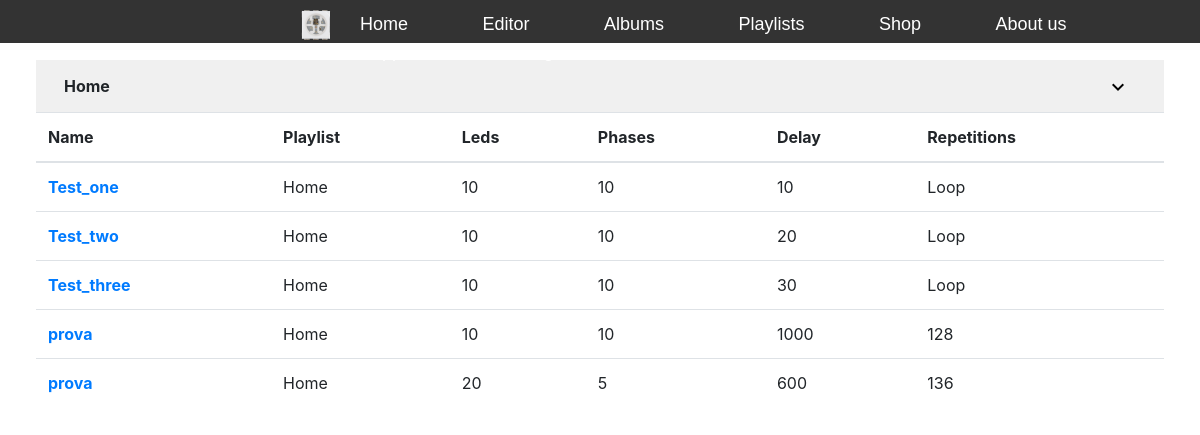
/home/animation_album.php (signed in), run on an earlier commit of the app's database.
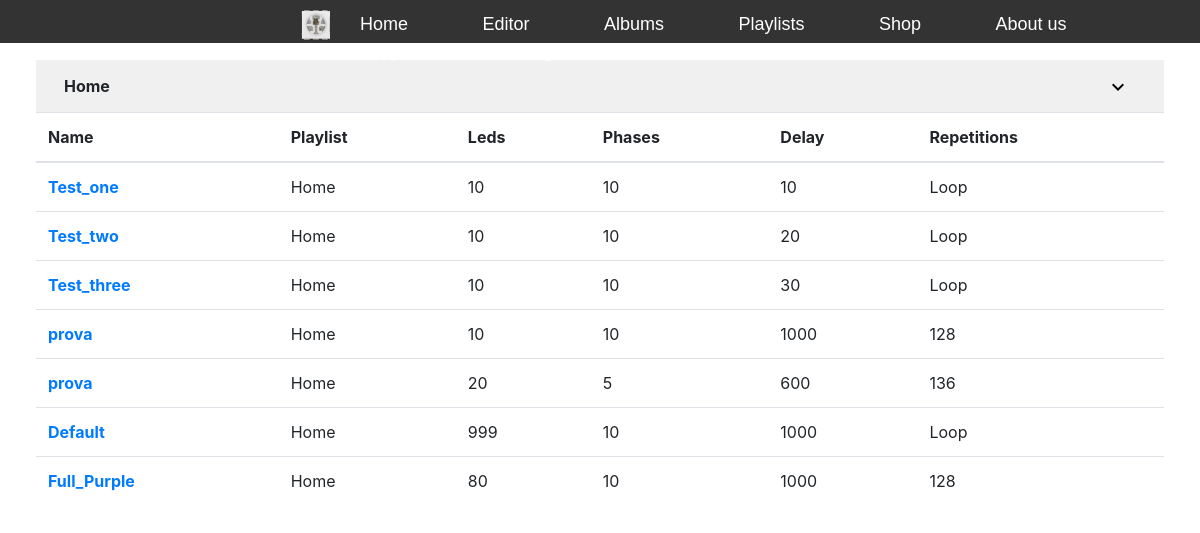
And on a later commit of the database.
### tables this page shows
CREATE TABLE `playlist` (
  `id` int(11) NOT NULL,
  `name` varchar(255) NOT NULL,
  `id_cluster` int(11) NOT NULL
);

CREATE TABLE `cluster` (
  `id` int(11) NOT NULL,
  `name` varchar(255) NOT NULL
);

CREATE TABLE `animation` (
  `id` int(11) NOT NULL,
  `id_pattern` int(11) NOT NULL,
  `id_playlist` int(11) NOT NULL,
  `name` varchar(30) NOT NULL,
  `leds_number` int(11) NOT NULL,
  `phases` int(11) NOT NULL,
  `delay` int(3) NOT NULL,
  `repeat` int(3) NOT NULL,
  `file_name` text NOT NULL
);

### home/animation_album.php (the view, shortened to what this page needs)
<?php
	if ( !isset( $_SESSION[ "user_id" ] ) )
	{
		header( "Location: /sign/signin.php" );
		die();
	}
	else
	{
		include "../connection/sleds_connect.php";
?>
<!DOCTYPE html>
<html lang="en">
	<head>
		<link rel="stylesheet" href="https://cdn.jsdelivr.net/npm/bootstrap@4.3.1/dist/css/bootstrap.min.css">
		<link rel = "stylesheet" href = "./style/style.css" >
		<link rel = "stylesheet" href = "../style/style_navbar.css" >
	</head>
	<body>
	<header>
		<div class="container">
			<img id = "logo" src = "/home/images/pixel.png" >
			<nav>
				<a href="/home/home.php">Home</a>
				<a href="/home/animation_editor/home.php">Editor</a>
				<a href="/home/animation_album.php">Albums</a>
				<a href="/home/animation_playlist.php">Playlists</a>
				<a href="">Shop</a>
				<a href="">About us</a>
				<a href="">Support</a>
				<a href="/home/profile/settings.php">Settings</a>
			</nav>
		</div>
	</header>
	<div class = "album_tables" >
		<?php
		$statement = $sleds_database -> prepare( "SELECT playlist.id, playlist.name, cluster.name FROM playlist JOIN cluster ON playlist.id_cluster=cluster.id JOIN relation_user_cluster ON relation_user_cluster.id_cluster=cluster.id WHERE relation_user_cluster.id_user=?" );
		$statement -> bind_param( "i", $_SESSION[ "user_id" ] );
		$statement -> execute();
		$playlists_result = $statement -> get_result();
		while ( $playlist = $playlists_result -> fetch_assoc() )
		{
			?>
			<div class = "table_hide_show">
				<a class = "hide_show_text"><?php echo $playlist[ "name" ]; ?></a>
				<a class = "material-icons hide_show" ><button class = "hide_show_button" id = "<?php echo $playlist[ "name" ]; ?>hide_show_icon" onclick="hide_show_table('<?php echo $playlist[ 'name' ]; ?>')">expand_more</button></a>
			</div>
			<div id="<?php echo $playlist[ 'name' ]; ?>_table">
				<table class = "table table-hover" >
				<thead>
					<tr>
						<th scope = "col" >Name</th>
						<th scope = "col" >Playlist</th>
						<th scope = "col" >Leds</th>
						<th scope = "col" >Phases</th>
						<th scope = "col" >Delay</th>
						<th scope = "col" >Repetitions</th>
					</tr>
				</thead>
				<tbody>
			<?php
			$statement = $sleds_database -> prepare( "SELECT animation.id, animation.name, animation.leds_number, animation.phases, animation.delay, animation.repeat FROM animation WHERE animation.id_playlist=?" );
			$statement -> bind_param( "i", $playlist[ "id" ] );
			$statement -> execute();
			$animations_result = $statement -> get_result();
				while ( $animation = $animations_result -> fetch_assoc() )
				{
					echo '
					<tr>
						<th scope = "row"><a href = "#' . $animation[ "id" ] . '" >' . $animation[ "name" ] . '</a></th>
						<td>' . $playlist[ "name" ] . '</td>
						<td>' . $animation[ "leds_number" ] . '</td>
						<td>' . $animation[ "phases" ] . '</td>
						<td>' . $animation[ "delay" ] . '</td>
						<td>';
						if ( $animation[ "repeat" ] == 255 )
							echo "Loop";
						else
							echo $animation[ "repeat" ];
						echo '</td>
					</tr>
					';
				}
			?>
				</tbody>
				</table>
			</div>
			<?php
		}
		?>
	</div>
	</body>
</html>
<?php
	}
?>

What changed in the data, as far as the page shows it:
added animation: name "Default", $playlist[ "name" ] "Home", leds_number "999", phases "10", delay "1000", repeat "Loop"
added animation: name "Full_Purple", $playlist[ "name" ] "Home", leds_number "80", phases "10", delay "1000", repeat "128"
